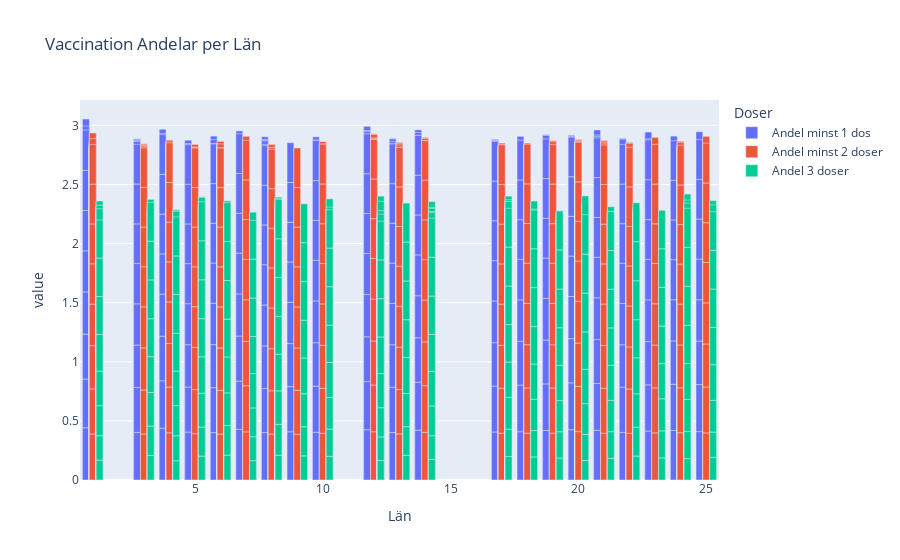

Notebook cell for this chart:
### Code cell
""", I used this code to create a grouped bar chart (stacked bars) from a DataFrame,
 visualizing the proportions of different vaccine doses for various regions ("Län").
   I customized the chart's title, labels, and colors, 
saved it as an HTML file, and displayed it for visualization."""

# Create a grouped bar chart using Plotly Express
fig = px.bar(df, x="Län",
              y=["Andel minst 1 dos", "Andel minst 2 doser", "Andel 3 doser"],
             barmode="group", title="Vaccination Andelar per Län", labels={"variable": "Doser"})

# Save the chart as an HTML file for visualization, and display the chart.
fig.write_html("Visualiseringar/2F.Vaccination Andelar per Län.html")
fig.show()

### Figure 1 — Plotly figure (JSON) as saved in the notebook; plotly's stock layout.template omitted (floating-point values rounded to 4 significant figures; data arrays with more than 128 entries replaced by an {"elided": "..."} marker saying what was removed)
{"data": [{"alignmentgroup": "True", "hovertemplate": "Doser=Andel minst 1 dos<br>Län=%{x}<br>value=%{y}<extra></extra>", "legendgroup": "Andel minst 1 dos", "marker": {"color": "#636efa", "pattern": {"shape": ""}}, "name": "Andel minst 1 dos", "offsetgroup": "Andel minst 1 dos", "orientation": "v", "showlegend": true, "textposition": "auto", "type": "bar", "x": {"elided": "2900 int values"}, "xaxis": "x", "y": {"elided": "2900 float values"}, "yaxis": "y"}, {"alignmentgroup": "True", "hovertemplate": "Doser=Andel minst 2 doser<br>Län=%{x}<br>value=%{y}<extra></extra>", "legendgroup": "Andel minst 2 doser", "marker": {"color": "#EF553B", "pattern": {"shape": ""}}, "name": "Andel minst 2 doser", "offsetgroup": "Andel minst 2 doser", "orientation": "v", "showlegend": true, "textposition": "auto", "type": "bar", "x": {"elided": "2900 int values"}, "xaxis": "x", "y": {"elided": "2900 float values"}, "yaxis": "y"}, {"alignmentgroup": "True", "hovertemplate": "Doser=Andel 3 doser<br>Län=%{x}<br>value=%{y}<extra></extra>", "legendgroup": "Andel 3 doser", "marker": {"color": "#00cc96", "pattern": {"shape": ""}}, "name": "Andel 3 doser", "offsetgroup": "Andel 3 doser", "orientation": "v", "showlegend": true, "textposition": "auto", "type": "bar", "x": {"elided": "2900 int values"}, "xaxis": "x", "y": {"elided": "2900 float values"}, "yaxis": "y"}], "layout": {"barmode": "group", "legend": {"title": {"text": "Doser"}, "tracegroupgap": 0}, "title": {"text": "Vaccination Andelar per Län"}, "xaxis": {"anchor": "y", "domain": [0, 1], "title": {"text": "Län"}}, "yaxis": {"anchor": "x", "domain": [0, 1], "title": {"text": "value"}}}}
